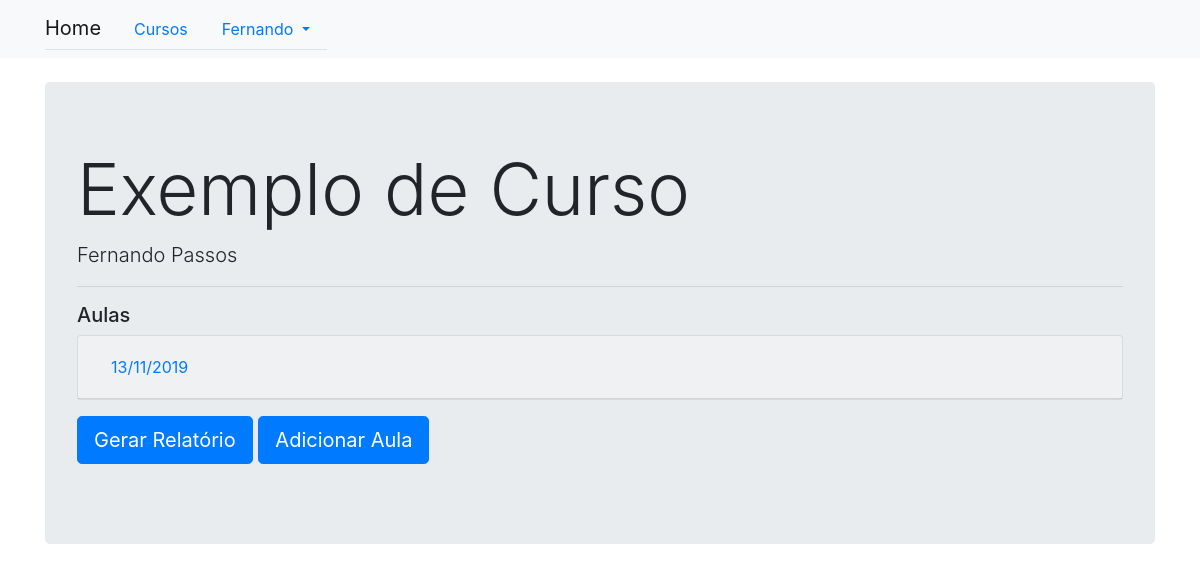
/courses/1 (signed in), run on an earlier commit of the app's database.
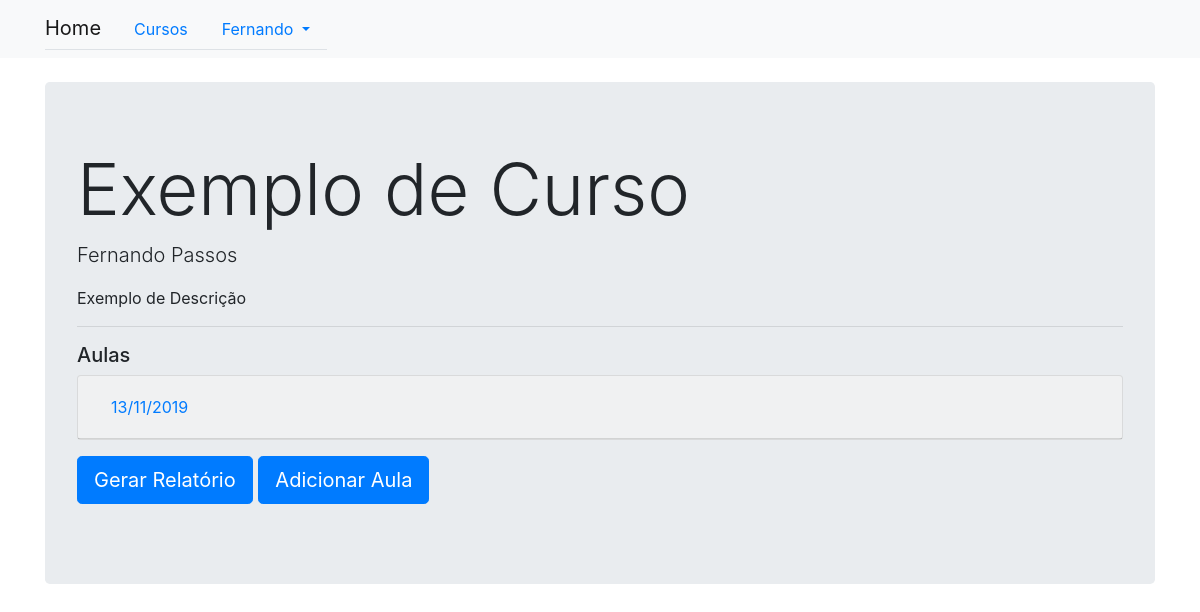
And on a later commit of the database.
### classes/models.py (models this page shows, shortened)
class Course(models.Model):
    name = models.CharField(max_length=128)
    description = models.CharField(max_length=300, blank=True)
    owner = models.ForeignKey(Person, on_delete=models.CASCADE)
    participants = models.ManyToManyField(
        Person, related_name="participants", blank=True)
    access_key = models.CharField(max_length = 12, blank = True)

### users/models.py (models this page shows)
class Person(AbstractUser):
    def __str__(self):
        return self.first_name + ' ' + self.last_name

### classes/views.py (the view)
# urls.py: path('<int:id>', views.course_page, name='course'),
def course_page(request, id):
    is_owner = False
    course = get_object_or_404(models.Course, pk=id)
    subscribe = forms.SubscribeForm()
    check_in = forms.CheckInForm()
    if(request.user == course.owner):
        is_owner = True
    lessons = course.lesson_set.all()
    ctx = {
        'subscribe': subscribe,
        'check_in': check_in,
        'course': course,
        'lessons': lessons,
        'is_owner': is_owner,
        'user': request.user
    }
    return render(request, 'classes/single_course.html', context=ctx)

### classes/models.py (called while the page is built)
    def __str__(self):
        if self.date:
            return str(self.date.day) + "/" + str(self.date.month) + "/" + str(self.date.year)

### templates/classes/single_course.html (shortened to what this page needs)
{% extends 'base.html' %}
{% block body_block %}
<br>
<div class="container">
    <div class="jumbotron">
        <h1 class="display-3">{{course.name}}</h1>
        <p class="lead">{{course.owner}}</p>
        <p>{{course.description}}</p>
        <hr class="my-2">
        {% if user in course.participants.all or is_owner %}
        <p>
            <h5> Aulas </h5>
            <div id="accordion">
                {% for lesson in lessons %}
                    <div class = "card bg-light mb-3">
                        <div class="card-header" id="heading-{{lesson.id}}">
                            <h5 class="mb-0">
                                <button class="btn btn-link" data-toggle="collapse" data-target="#collapse-{{lesson.id}}" aria-expanded="false" aria-controls="collapse-{{lesson.id}}">
                                {{lesson}}
                                </button>
                            </h5>
                            </div>
                    </div>
                {% endfor %}
            </div>
        </p>
        {% endif %}
        {% if is_owner %}
        <p class="lead">
            <a class="btn btn-primary btn-lg" href="{% url 'course_report' id=course.id %}" role="button">Gerar Relatório</a>
            <a class="btn btn-primary btn-lg" href="{% url 'new_lesson' course_id=course.id %}" role="button">Adicionar Aula</a>
        </p>
        {% endif %}
    </div>
</div>
{% endblock %}

What changed in the data, as far as the page shows it:
changed Course "Exemplo de Curso": description (not shown) → "Exemplo de Descrição"
